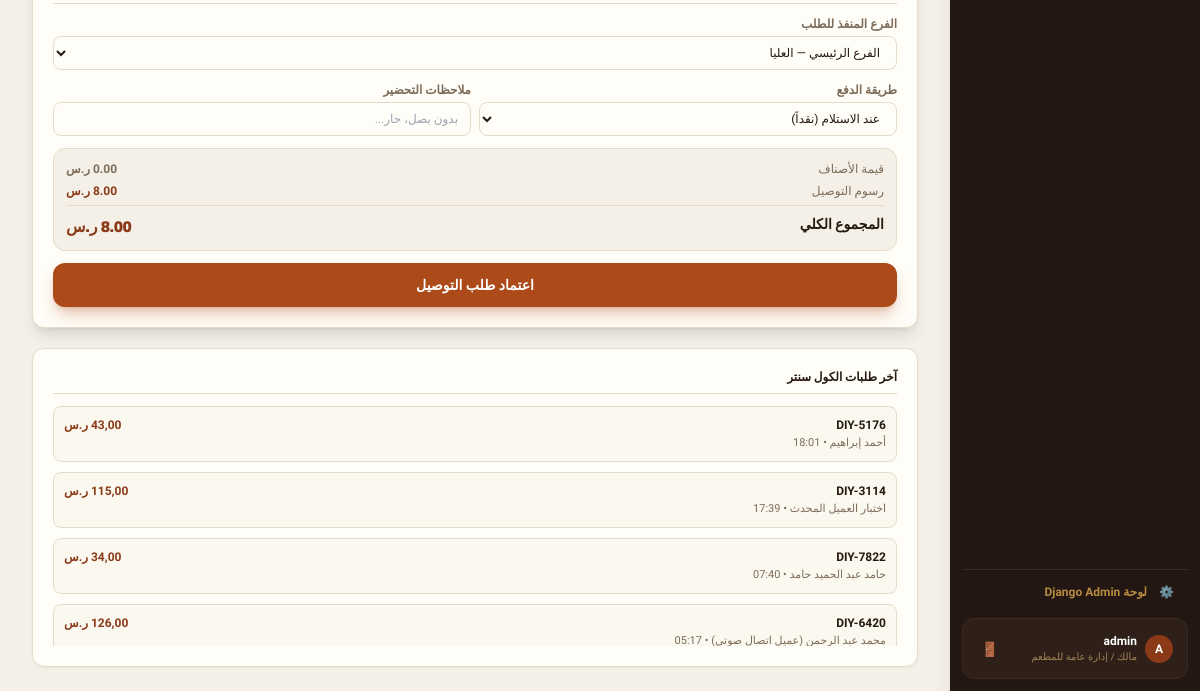
Page /call-center/ (signed in, lower part) on the earlier database version.
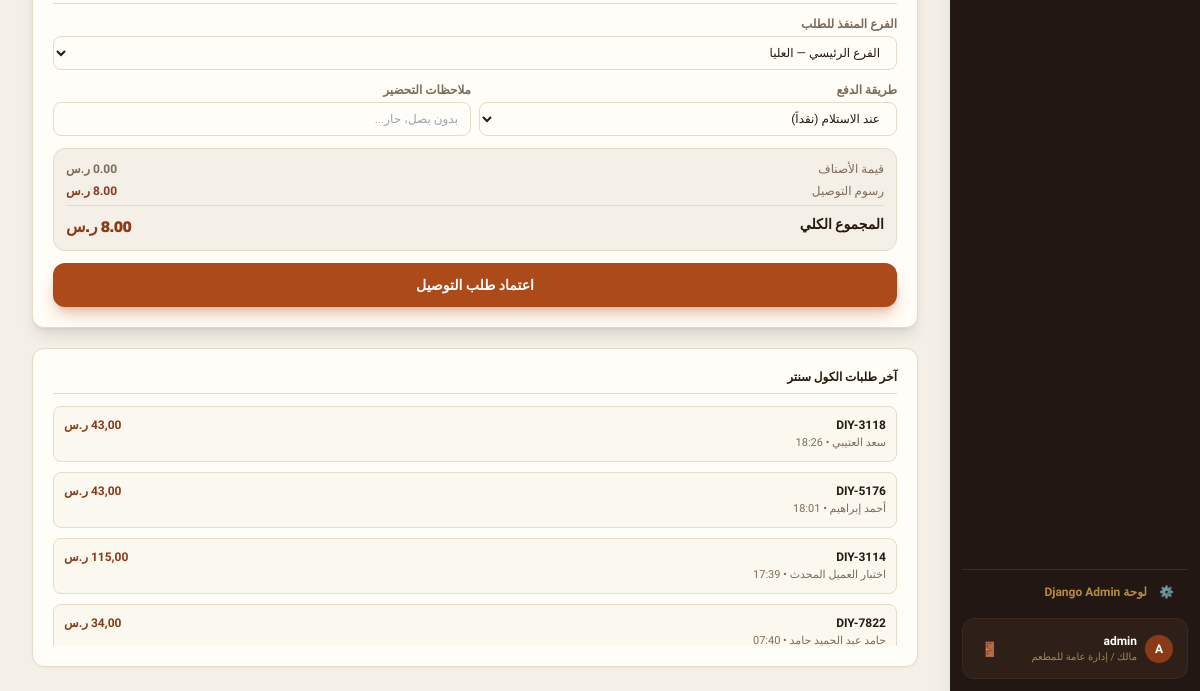
Same page on the later database version.
### core/models.py (models this page shows, shortened)
class Order(models.Model):
    TYPE_CHOICES = [
        ("dine_in", "محلي"),
        ("takeaway", "سفري"),
        ("delivery", "توصيل"),
    ]
    CHANNEL_CHOICES = [
        ("cashier", "الكاشير"),
        ("call_center", "الكول سنتر"),
    ]
    STATUS_CHOICES = [
        ("new", "جديد"),
        ("preparing", "قيد التحضير"),
        ("ready", "جاهز للتسليم"),
        ("out_for_delivery", "في الطريق"),
        ("delivered", "تم التسليم"),
        ("cancelled", "ملغي"),
    ]
    PAY_CHOICES = [
        ("cash", "نقداً"),
        ("card", "بطاقة"),
        ("wallet", "محفظة رقمية"),
    ]
    tenant = models.ForeignKey(
        Tenant,
        on_delete=models.CASCADE,
        related_name="orders",
        null=True,
        blank=True,
        verbose_name="المستأجر / المنشأة",
    )
    order_number = models.CharField(max_length=50, unique=True, verbose_name="رقم الطلب")
    order_type = models.CharField(max_length=20, choices=TYPE_CHOICES, default="dine_in", verbose_name="نوع الطلب")
    channel = models.CharField(max_length=20, choices=CHANNEL_CHOICES, default="cashier", verbose_name="القناة")
    branch = models.ForeignKey(
        Branch,
        on_delete=models.SET_NULL,
        null=True,
        blank=True,
        related_name="orders",
        verbose_name="الفرع",
    )
    delivery_area = models.ForeignKey(
        "DeliveryArea",
        on_delete=models.SET_NULL,
        null=True,
        blank=True,
        related_name="orders",
        verbose_name="منطقة التوصيل / الكومبوند",
    )
    customer = models.ForeignKey(
        Customer,
        on_delete=models.SET_NULL,
        null=True,
        blank=True,
        related_name="orders",
        verbose_name="العميل",
    )
    customer_name = models.CharField(max_length=255, default="عميل نقدي", verbose_name="اسم العميل")
    customer_phone = models.CharField(max_length=50, default="", blank=True, verbose_name="هاتف العميل")
    address = models.CharField(max_length=255, default="", blank=True, verbose_name="عنوان التوصيل")
    status = models.CharField(max_length=30, choices=STATUS_CHOICES, default="new", verbose_name="الحالة")
    pay_method = models.CharField(max_length=20, choices=PAY_CHOICES, default="cash", verbose_name="طريقة الدفع")
    paid = models.BooleanField(default=True, verbose_name="تم الدفع")
    subtotal = models.DecimalField(max_digits=10, decimal_places=2, default=0.00, verbose_name="المجموع الفرعي")
    delivery_fee = models.DecimalField(max_digits=8, decimal_places=2, default=0.00, verbose_name="رسوم التوصيل")
    discount = models.DecimalField(max_digits=8, decimal_places=2, default=0.00, verbose_name="الخصم")
    total = models.DecimalField(max_digits=10, decimal_places=2, default=0.00, verbose_name="الإجمالي")
    cashier = models.CharField(max_length=255, default="", blank=True, verbose_name="الكاشير")
    driver = models.ForeignKey(
        Employee,
        on_delete=models.SET_NULL,
        null=True,
        blank=True,
        related_name="assigned_orders",
        verbose_name="السائق",
    )
    notes = models.TextField(default="", blank=True, verbose_name="ملاحظات")
    created_at = models.DateTimeField(default=timezone.now, verbose_name="تاريخ ووقت الطلب")
    class Meta:
        verbose_name = "طلب"
        verbose_name_plural = "الطلبات"
        ordering = ["-created_at", "-id"]

### core/views.py (the view)
# urls.py: path("call-center/", views.call_center_view, name="call_center"),
@login_required
@ensure_csrf_cookie
def call_center_view(request):
    tenant = get_active_tenant(request)
    if tenant and not tenant.has_feature("call_center"):
        return HttpResponseForbidden("ميزة الكول سنتر غير مفعلة في باقة اشتراك هذا المطعم. يرجى ترقية الباقة لتفعيلها.")
    if not user_has_perm(request.user, "call_center_access"):
        return HttpResponseForbidden("غير مصرح لك بالوصول إلى الكول سنتر")
    branches = Branch.objects.filter(tenant=tenant, status="active").prefetch_related("delivery_areas").order_by("name")
    menu_items = MenuItem.objects.filter(tenant=tenant, available=True).order_by("category", "name")
    recent_orders = Order.objects.filter(tenant=tenant, channel="call_center").order_by("-id")[:10]
    delivery_areas = DeliveryArea.objects.filter(branch__tenant=tenant, is_active=True).select_related("branch").order_by("branch__name", "name")
    context = {
        "tenant": tenant,
        "branches": branches,
        "delivery_areas": delivery_areas,
        "menu_items": menu_items,
        "recent_orders": recent_orders,
    }
    return render(request, "call_center.html", context)

### core/models.py (called while the page is built)
    def has_feature(self, feature_key):
        if not self.subscription_plan:
            return True
        return feature_key in (self.subscription_plan.features or [])

    def is_subscription_active(self):
        if not self.is_active:
            return False
        if self.subscription_status in ["active", "trial"]:
            if self.subscription_end and self.subscription_end < timezone.now():
                return False
            return True
        return False

    def days_until_expiry(self):
        if not self.subscription_end:
            return 999
        diff = (self.subscription_end - timezone.now()).total_seconds()
        return max(0, int(diff // 86400))

### core/views.py (called while the page is built, shortened)
def get_active_tenant(request):
    if hasattr(request, "tenant") and request.tenant:
        return request.tenant

def user_has_perm(user, perm_key):
    if not user or not user.is_authenticated:
        return False
    if user.is_superuser:
        return True

### templates/call_center.html (shortened to what this page needs)
{% extends "base.html" %}
{% block content %}
<div>
    <div class="grid grid-cols-1 gap-5 xl:grid-cols-[1fr_420px]">
        <div class="space-y-5">
            <div class="card p-5 shadow-lg border-line">
                <div class="space-y-3 border-t border-line pt-3 mt-3 text-xs">
                    <div>
                        <label class="mb-1 block font-bold text-soft">الفرع المنفذ للطلب</label>
                        <select id="call-order-branch" class="input text-xs">
                            {% for b in branches %}
                            <option value="{{ b.id }}">{{ b.name }}</option>
                            {% endfor %}
                        </select>
                    </div>
                    <div class="grid grid-cols-2 gap-2">
                        <div>
                            <label class="mb-1 block font-bold text-soft">طريقة الدفع</label>
                            <select id="call-order-pay" class="input text-xs">
                                <option value="cash">عند الاستلام (نقداً)</option>
                            </select>
                        </div>
                        <div>
                            <label class="mb-1 block font-bold text-soft">ملاحظات التحضير</label>
                            <input type="text" id="call-order-notes" placeholder="بدون بصل، حار..." class="input text-xs">
                        </div>
                    </div>
                    <div class="rounded-xl bg-paper p-3 space-y-1.5 border border-line">
                        <div class="flex justify-between text-soft">
                            <span>قيمة الأصناف</span>
                            <span id="call-subtotal" class="font-bold">0.00 ر.س</span>
                        </div>
                        <div class="flex justify-between text-soft items-center">
                            <span class="flex items-center gap-1.5">
                                <span>رسوم التوصيل</span>
                            </span>
                            <span id="call-delivery-fee" class="font-bold text-brand-700">8.00 ر.س</span>
                        </div>
                        <div class="flex justify-between border-t border-line pt-2 font-display text-sm font-black text-ink">
                            <span>المجموع الكلي</span>
                            <span id="call-total" class="text-base text-brand-700 font-black">8.00 ر.س</span>
                        </div>
                    </div>
                    <button
                        type="button"
                        id="call-submit-btn"
                        onclick="submitCallOrder()"
                        class="w-full rounded-xl bg-brand-600 py-3 text-sm font-extrabold text-white shadow-lg shadow-brand-600/30 transition hover:bg-brand-700"
                    >
                        اعتماد طلب التوصيل
                    </button>
                </div>
            </div>
            <div class="card p-5">
                <h3 class="text-xs font-black font-display text-ink mb-3 border-b border-line pb-2">آخر طلبات الكول سنتر</h3>
                <div class="space-y-2.5 max-h-60 overflow-y-auto">
                    {% for o in recent_orders %}
                    <div class="rounded-lg border border-line p-2.5 bg-paper/40 text-xs">
                        <div class="flex items-center justify-between">
                            <span class="font-bold text-ink">{{ o.order_number }}</span>
                            <span class="font-extrabold text-brand-700">{{ o.total|floatformat:2 }} ر.س</span>
                        </div>
                        <p class="text-[11px] text-soft mt-0.5">{{ o.customer_name }} • {{ o.created_at|time:"H:i" }}</p>
                    </div>
                    {% empty %}
                    <p class="text-center py-4 text-xs text-soft">لا توجد طلبات سابقة</p>
                    {% endfor %}
                </div>
            </div>
        </div>
    </div>
</div>
{% endblock %}

Differences in the rows shown:
no longer on this page (row unchanged): Order: order_number "DIY-6420", total "126,00", customer_name "محمد عبد الرحمن (عميل اتصال صوتي)", created_at "05:17"
added Order: order_number "DIY-3118", total "43,00", customer_name "سعد العتيبي", created_at "18:26"
